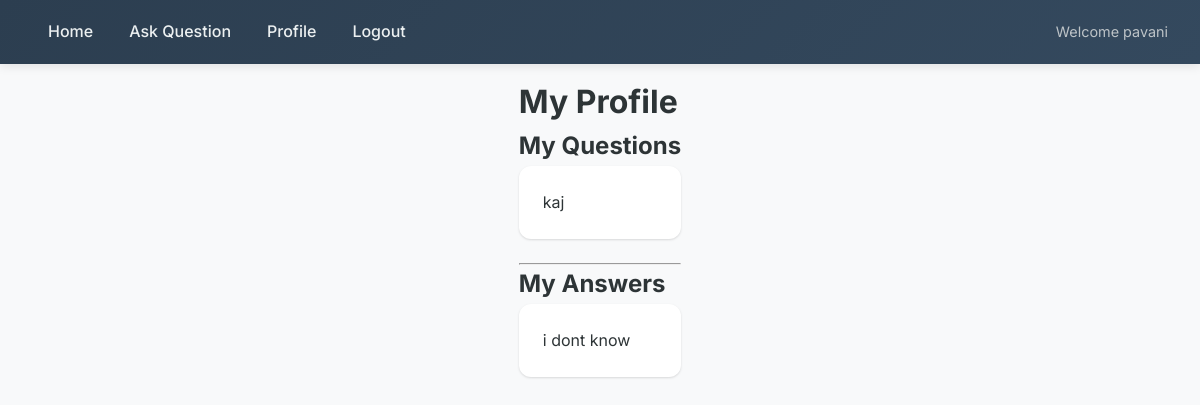
The page /profile/ (signed in) on the database as committed earlier.
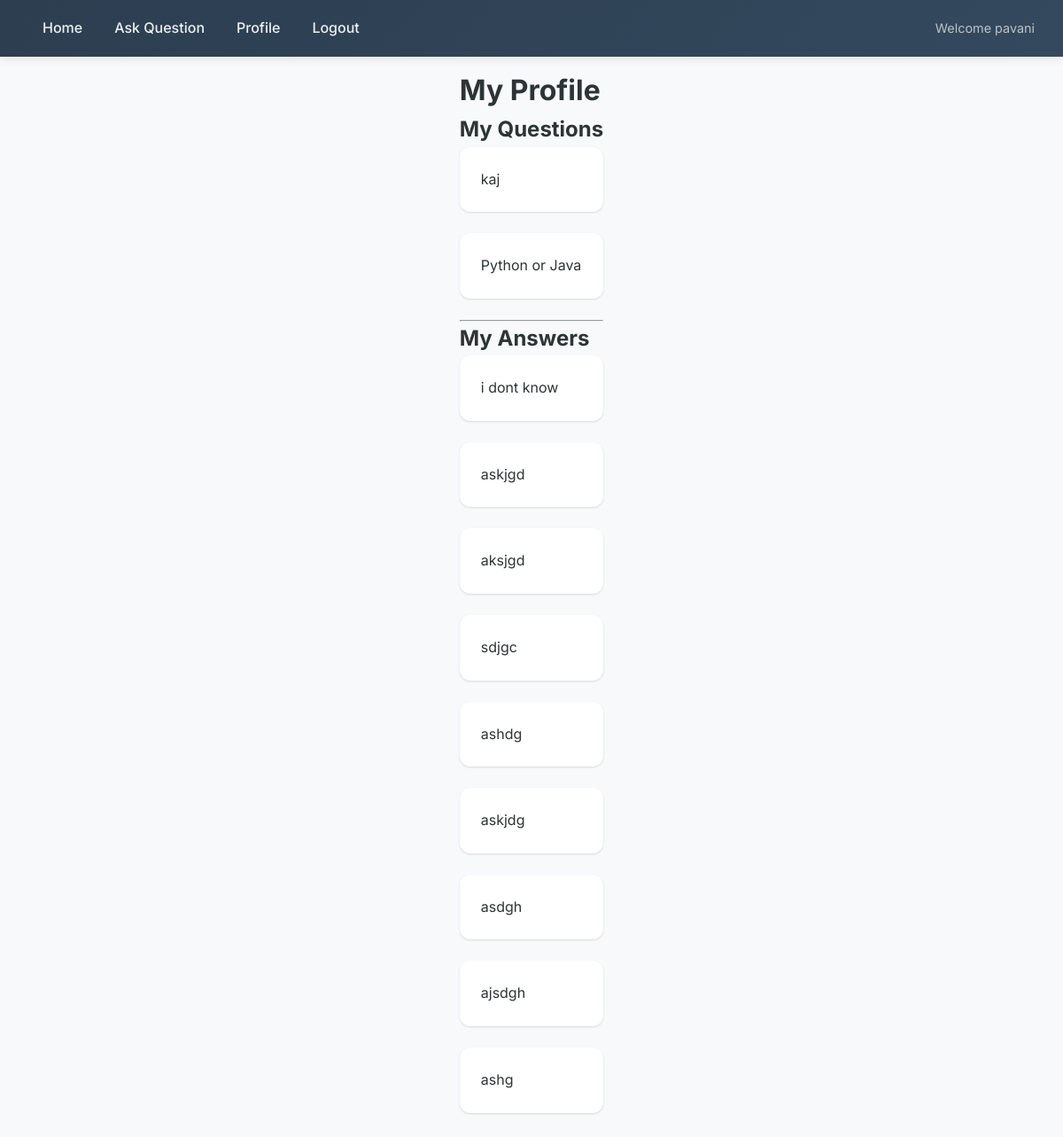
The same page on the database as committed later.
### qa/models.py (models this page shows, shortened)
class Question(models.Model):
    title = models.CharField(max_length=200)
    body = models.TextField()
    tags = models.CharField(max_length=200)
    author = models.ForeignKey(
        User,
        on_delete=models.CASCADE
    )
    created_at = models.DateTimeField(
        auto_now_add=True
    )
    views = models.IntegerField(default=0)

class Answer(models.Model):
    question = models.ForeignKey(
        Question,
        on_delete=models.CASCADE,
        related_name='answers'
    )
    body = models.TextField()
    author = models.ForeignKey(
        User,
        on_delete=models.CASCADE
    )
    votes = models.IntegerField(
        default=0
    )
    created_at = models.DateTimeField(
        auto_now_add=True
    )

### qa/views.py (the view)
@login_required
def profile(request):
    questions = Question.objects.filter(
        author=request.user
    )
    answers = Answer.objects.filter(
        author=request.user
    )
    return render(
        request,
        'qa/profile.html',
        {
            'questions': questions,
            'answers': answers
        }
    )

### qa/templates/qa/profile.html
{% extends 'qa/base.html' %}
{% block content %}
<h1>My Profile</h1>
<h2>My Questions</h2>
{% for q in questions %}
<div class="card">
    {{ q.title }}
</div>
{% empty %}
<p>No questions posted.</p>
{% endfor %}
<hr>
<h2>My Answers</h2>
{% for a in answers %}
<div class="card">
    {{ a.body }}
</div>
{% empty %}
<p>No answers posted.</p>
{% endfor %}
{% endblock %}

Rows that differ between the two databases and show on the page:
added Question: title "Python or Java"
added Answer: body "askjgd"
added Answer: body "aksjgd"
added Answer: body "sdjgc"
added Answer: body "ashdg"
added Answer: body "askjdg"
added Answer: body "asdgh"
added Answer: body "ajsdgh"
added Answer: body "ashg"
